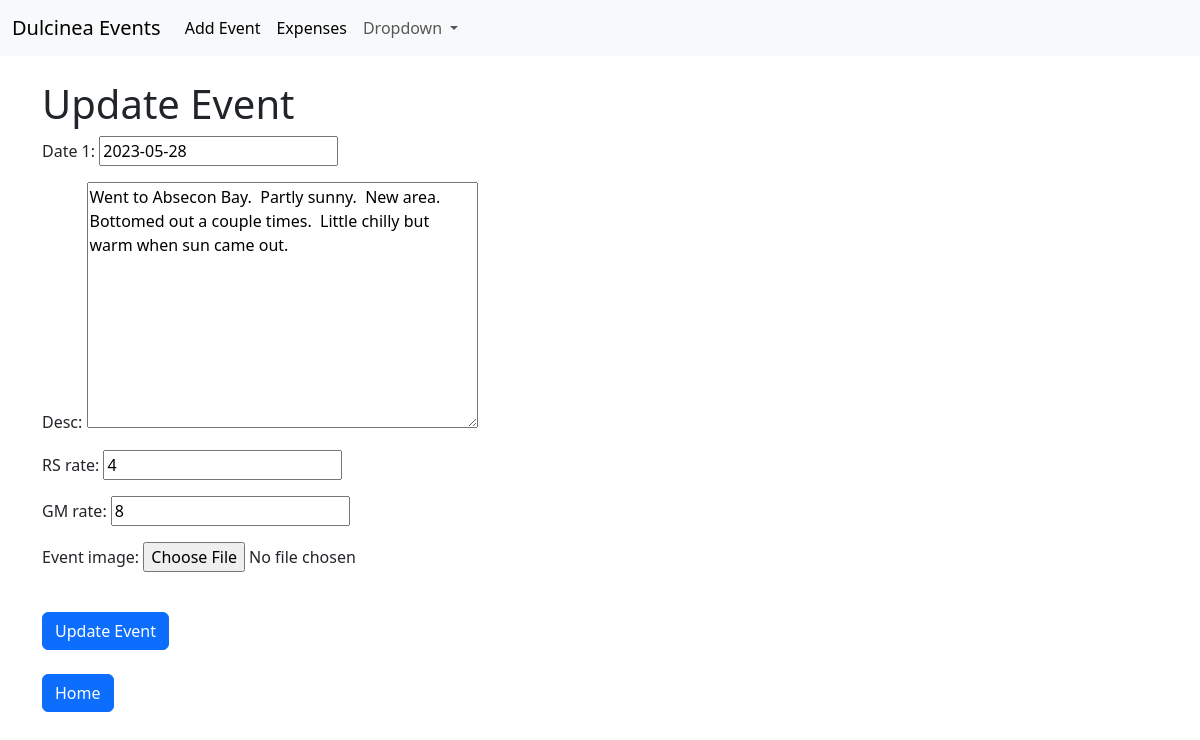
/update_event/6, run on the app's committed database.
### dulc_app/models.py (models this page shows, shortened)
class Dulcinea(models.Model):
      date_1 = models.DateField()
      user = models.ForeignKey(User, on_delete=models.CASCADE)
      desc = models.TextField(max_length=500)
      RS_rate = models.IntegerField(validators=[MinValueValidator(1), MaxValueValidator(10)], default='10')
      GM_rate = models.IntegerField(validators=[MinValueValidator(1), MaxValueValidator(10)],default='10')
      event_image = models.ImageField(null=True, blank=True,  upload_to='images/')
      class Meta:
            ordering = ['date_1']

### dulc_app/views.py (the view)
# urls.py: path('update_event/<int:pk>', UpdateEventView.as_view(), name='update-detail'),
class UpdateEventView(UpdateView):
      model = Dulcinea
      template_name = 'update_events.html'
      fields = ['date_1','desc', 'RS_rate', 'GM_rate', 'event_image']

### dulc_app/templates/update_events.html (shortened to what this page needs)
{% extends 'base.html' %}
{% block content %}
<h1>Update Event</h1>
<div class="form-group">
      <form method="POST", enctype="multipart/form-data">
            {{ form.as_p }}
            <br>
            <button class="btn btn-primary">Update Event</button>
      </form>
</div>
<br>
<a href="{% url 'home'%}" class="btn btn-primary">Home</a>
{% endblock %}

### data on the page
Dulcinea: date_1 "2023-05-28", desc "Went to Absecon Bay. Partly sunny. New area. Bottomed out a couple times. Little chilly but warm when sun came out.", RS_rate "4", GM_rate "8"
